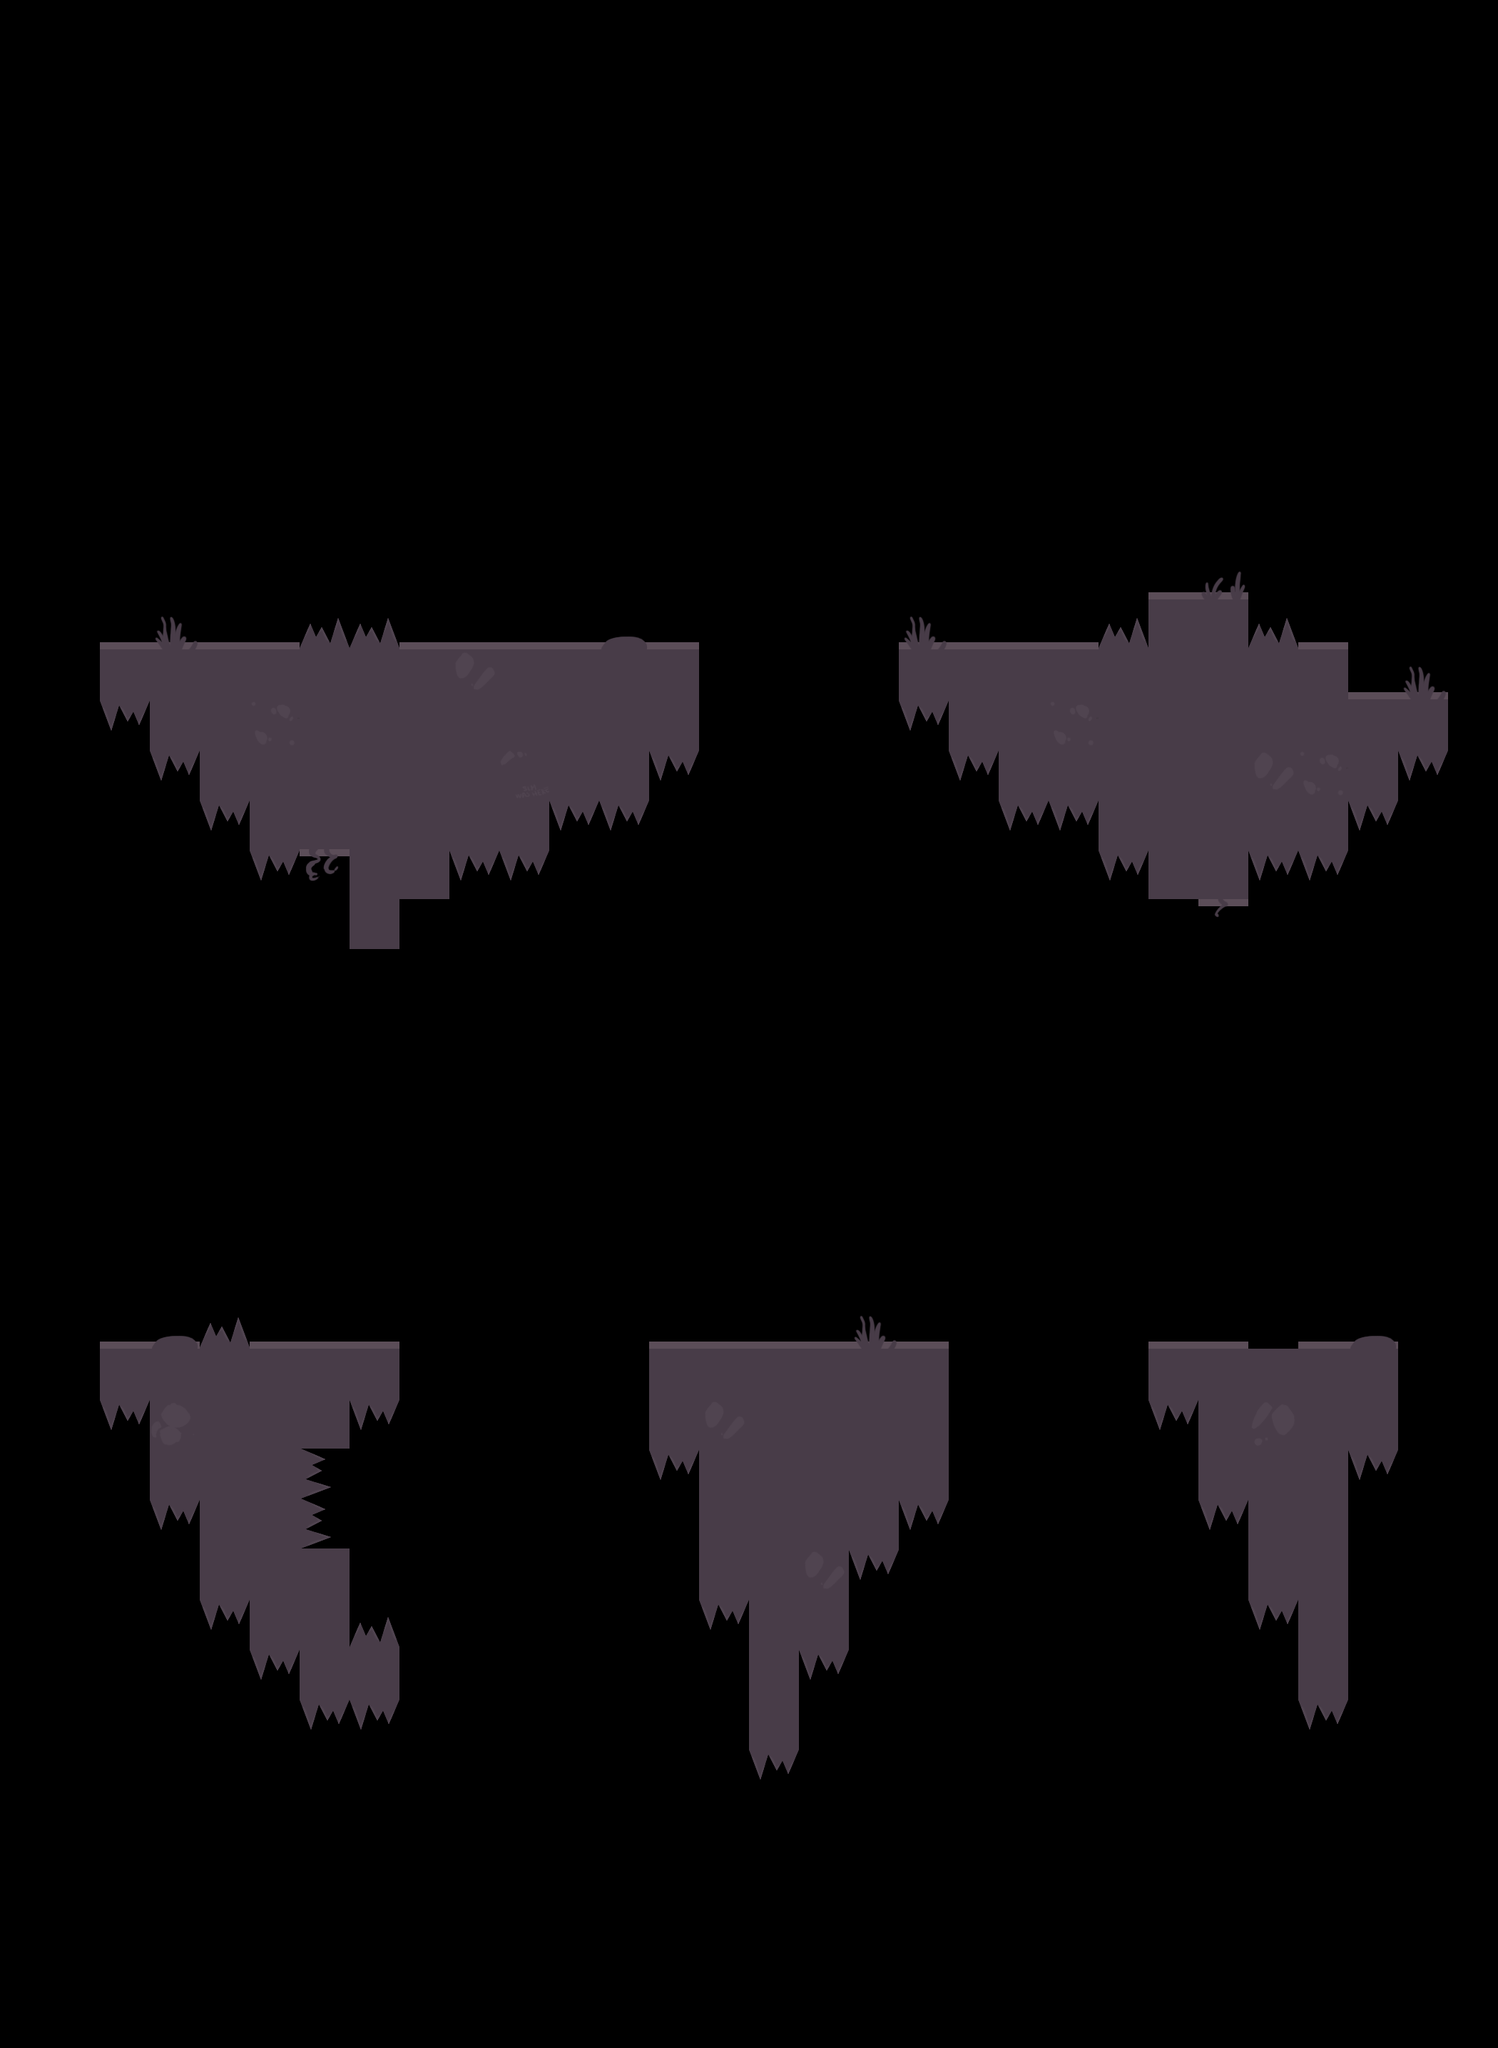

Tiled map render using the project's own tile images. Description and the whole map definition, tile-layer contents included, below:
An orthogonal 30x41 tile map with 70x70 px tiles, 1 tile layer (Capa de Patrones 1) and 27 objects.

<map version="1.0" tiledversion="1.1.4" orientation="orthogonal" renderorder="right-down" width="30" height="41" tilewidth="70" tileheight="70" infinite="0" nextobjectid="41">
 <tileset firstgid="1" source="../tiles_fv.tsx" />
 <layer name="Capa de Patrones 1" width="30" height="41">
  <data encoding="csv">
0,0,0,0,0,0,0,0,0,0,0,0,0,0,0,0,0,0,0,0,0,0,0,0,0,0,0,0,0,0,
0,0,0,0,0,0,0,0,0,0,0,0,0,0,0,0,0,0,0,0,0,0,0,0,0,0,0,0,0,0,
0,0,0,0,0,0,0,0,0,0,0,0,0,0,0,0,0,0,0,0,0,0,0,0,0,0,0,0,0,0,
0,0,0,0,0,0,0,0,0,0,0,0,0,0,0,0,0,0,0,0,0,0,0,0,0,0,0,0,0,0,
0,0,0,0,0,0,0,0,0,0,0,0,0,0,0,0,0,0,0,0,0,0,0,0,0,0,0,0,0,0,
0,0,0,0,0,0,0,0,0,0,0,0,0,0,0,0,0,0,0,0,0,0,0,0,0,0,0,0,0,0,
0,0,0,0,0,0,0,0,0,0,0,0,0,0,0,0,0,0,0,0,0,0,0,0,0,0,0,0,0,0,
0,0,0,0,0,0,0,0,0,0,0,0,0,0,0,0,0,0,0,0,0,0,0,0,0,0,0,0,0,0,
0,0,0,0,0,0,0,0,0,0,0,0,0,0,0,0,0,0,0,0,0,0,0,0,0,0,0,0,0,0,
0,0,0,0,0,0,0,0,0,0,0,0,0,0,0,0,0,0,0,0,0,0,0,0,0,0,0,0,0,0,
0,0,0,0,0,0,0,0,0,0,0,0,0,0,0,0,0,0,0,0,0,0,0,0,0,0,0,0,0,0,
0,0,0,0,0,0,0,0,0,0,0,0,0,0,0,0,0,0,0,0,0,0,0,8,2,0,0,0,0,0,
0,0,8,1,8,8,34,34,8,8,8,8,4,8,0,0,0,0,1,8,8,8,34,26,26,34,8,0,0,0,
0,0,26,26,26,26,26,26,26,27,26,26,26,26,0,0,0,0,26,26,26,26,26,26,26,26,26,8,1,0,
0,0,36,26,26,31,26,26,26,26,26,26,26,26,0,0,0,0,36,26,26,31,26,26,26,26,26,26,26,0,
0,0,0,36,26,26,26,26,26,26,30,26,26,36,0,0,0,0,0,36,26,26,26,26,26,27,31,26,36,0,
0,0,0,0,36,26,26,26,26,26,26,36,36,0,0,0,0,0,0,0,36,36,26,26,26,26,26,36,0,0,
0,0,0,0,0,36,6,26,26,36,36,0,0,0,0,0,0,0,0,0,0,0,36,26,26,36,36,0,0,0,
0,0,0,0,0,0,0,26,0,0,0,0,0,0,0,0,0,0,0,0,0,0,0,0,7,0,0,0,0,0,
0,0,0,0,0,0,0,0,0,0,0,0,0,0,0,0,0,0,0,0,0,0,0,0,0,0,0,0,0,0,
0,0,0,0,0,0,0,0,0,0,0,0,0,0,0,0,0,0,0,0,0,0,0,0,0,0,0,0,0,0,
0,0,0,0,0,0,0,0,0,0,0,0,0,0,0,0,0,0,0,0,0,0,0,0,0,0,0,0,0,0,
0,0,0,0,0,0,0,0,0,0,0,0,0,0,0,0,0,0,0,0,0,0,0,0,0,0,0,0,0,0,
0,0,0,0,0,0,0,0,0,0,0,0,0,0,0,0,0,0,0,0,0,0,0,0,0,0,0,0,0,0,
0,0,0,0,0,0,0,0,0,0,0,0,0,0,0,0,0,0,0,0,0,0,0,0,0,0,0,0,0,0,
0,0,0,0,0,0,0,0,0,0,0,0,0,0,0,0,0,0,0,0,0,0,0,0,0,0,0,0,0,0,
0,0,8,4,34,8,8,8,0,0,0,0,0,8,8,8,8,1,8,0,0,0,0,8,8,0,8,4,0,0,
0,0,26,26,26,26,26,26,0,0,0,0,0,26,26,26,26,26,26,0,0,0,0,26,26,26,26,26,0,0,
0,0,36,28,26,26,26,36,0,0,0,0,0,26,27,26,26,26,26,0,0,0,0,36,26,29,26,26,0,0,
0,0,0,26,26,26,35,0,0,0,0,0,0,36,26,26,26,26,26,0,0,0,0,0,26,26,26,36,0,0,
0,0,0,36,26,26,35,0,0,0,0,0,0,0,26,26,26,26,36,0,0,0,0,0,36,26,26,0,0,0,
0,0,0,0,26,26,26,0,0,0,0,0,0,0,26,26,27,36,0,0,0,0,0,0,0,26,26,0,0,0,
0,0,0,0,36,26,26,34,0,0,0,0,0,0,36,26,26,0,0,0,0,0,0,0,0,36,26,0,0,0,
0,0,0,0,0,36,26,26,0,0,0,0,0,0,0,26,36,0,0,0,0,0,0,0,0,0,26,0,0,0,
0,0,0,0,0,0,36,36,0,0,0,0,0,0,0,26,0,0,0,0,0,0,0,0,0,0,36,0,0,0,
0,0,0,0,0,0,0,0,0,0,0,0,0,0,0,36,0,0,0,0,0,0,0,0,0,0,0,0,0,0,
0,0,0,0,0,0,0,0,0,0,0,0,0,0,0,0,0,0,0,0,0,0,0,0,0,0,0,0,0,0,
0,0,0,0,0,0,0,0,0,0,0,0,0,0,0,0,0,0,0,0,0,0,0,0,0,0,0,0,0,0,
0,0,0,0,0,0,0,0,0,0,0,0,0,0,0,0,0,0,0,0,0,0,0,0,0,0,0,0,0,0,
0,0,0,0,0,0,0,0,0,0,0,0,0,0,0,0,0,0,0,0,0,0,0,0,0,0,0,0,0,0,
0,0,0,0,0,0,0,0,0,0,0,0,0,0,0,0,0,0,0,0,0,0,0,0,0,0,0,0,0,0
</data>
 </layer>
 <objectgroup name="colision">
  <object id="1" x="140" y="1890">
   <polyline points="0,0 420,0 420,70 350,70 350,140 280,140 280,280 350,280 350,420 420,420 420,490 280,490 280,420 210,420 210,350 140,350 140,210 70,210 70,70 0,70 0,0" />
  </object>
  <object id="2" x="910" y="1890">
   <polyline points="0,0 420,0 420,210 350,210 350,280 280,280 280,420 210,420 210,560 140,560 140,350 70,350 70,140 0,140 0,0" />
  </object>
  <object id="3" x="1610" y="1890">
   <polyline points="0,0 350,0 350,140 280,140 280,490 210,490 210,350 140,350 140,210 70,210 70,70 0,70 0,0" />
  </object>
  <object id="4" x="140" y="910">
   <polyline points="0,0 840,0 840,140 770,140 770,210 630,210 630,280 490,280 490,350 420,350 420,420 350,420 350,280 280,280 210,280 210,210 140,210 140,140 70,140 70,70 0,70 0,0" />
  </object>
  <object id="5" x="1260" y="910">
   <polyline points="0,0 0,70 70,70 70,140 140,140 140,210 280,210 280,280 350,280 350,350 490,350 490,280 630,280 630,210 700,210 700,140 770,140 770,70 630,70 630,0 490,0 490,-70 350,-70 350,0 0,0" />
  </object>
 </objectgroup>
 <objectgroup name="spawn">
  <object id="6" x="598.667" y="840" width="342.667" height="70" />
  <object id="7" x="942" y="1820" width="356" height="70" />
 </objectgroup>
 <objectgroup name="power">
  <object id="34" x="1680" y="1820" width="210" height="70" />
  <object id="36" x="420" y="1820" width="140" height="70" />
  <object id="37" x="1120" y="630" width="70" height="70" />
  <object id="38" x="1610" y="770" width="140" height="70" />
  <object id="39" x="210" y="840" width="140" height="70" />
  <object id="40" x="1050" y="1190" width="70" height="70" />
 </objectgroup>
 <objectgroup name="skull">
  <object id="10" x="210" y="1400" width="1750" height="420">
   <properties>
    <property name="n" type="int" value="2" />
   </properties>
  </object>
  <object id="11" x="140" y="280" width="1820" height="534.134">
   <properties>
    <property name="n" type="int" value="2" />
   </properties>
  </object>
 </objectgroup>
 <objectgroup color="#0000ff" name="checkpoint">
  <object id="15" x="140" y="630" width="70" height="70" />
  <object id="16" x="910" y="630" width="70" height="70" />
  <object id="17" x="140" y="1610" width="70" height="70" />
  <object id="18" x="490" y="1610" width="70" height="70" />
  <object id="19" x="910" y="1610" width="70" height="70" />
  <object id="20" x="1260" y="1610" width="70" height="70" />
  <object id="23" x="1260" y="630" width="70" height="70" />
  <object id="24" x="1610" y="560" width="70" height="70" />
  <object id="25" x="1890" y="630" width="70" height="70" />
  <object id="26" x="1610" y="1610" width="70" height="70" />
  <object id="28" x="1890" y="1610" width="70" height="70" />
  <object id="31" x="490" y="630" width="70" height="70" />
 </objectgroup>
</map>
